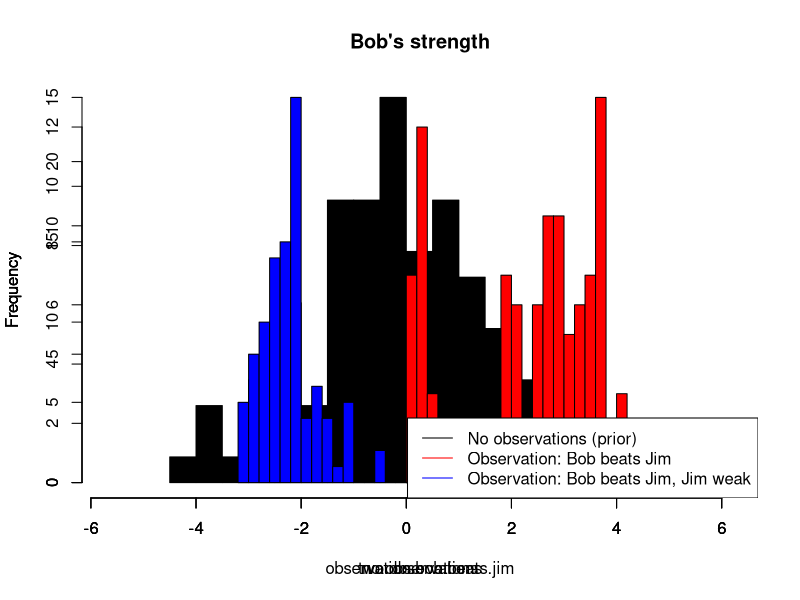

Write R code to recreate this figure.
no.observations = c(0.7219949900379963, -1.0461384729193806, -0.2193634762801906, -0.8717394643085681, -1.4524760817645066, -0.38782534890192766, 0.028329309544151415, -0.3332163381254123, -0.3332163381254123, -0.3332163381254123, -0.6434708582627136, -2.610067191123611, -1.246692426095952, -0.12620136407302973, 1.0989590623571779, 1.0989590623571779, 1.627863980941668, -0.6355043136530983, -0.6355043136530983, -1.459730747401141, 0.7187338097109524, 1.5900020610419074, 1.019310988119611, 0.8899952034817784, -0.29916039201418054, 2.338111235173433, -0.8859896192523552, -0.42790073553329194, -0.085075717935652, -0.9116617190866614, 0.8016806175917, -0.4930788874899704, 1.1002234675241347, -0.2609530900471133, -0.17569988614080814, -0.17569988614080814, -0.432014914627021, 0.26450840717408, 0.5756114781541242, 0.17562684518462707, 0.8404629096036675, 0.8404629096036675, 0.924042316561796, 1.8823150416384287, 1.2315812697725521, -0.640814406490388, -0.4740932211636976, -0.5061836083026545, -1.1647681017464357, -1.1647681017464357, 0.924655498686466, -0.5046625861032474, 0.22339093761652162, 0.2690881557806337, 0.638326816522176, 0.864859923690436, 0.20477804677028238, 0.20477804677028238, 0.20477804677028238, 0.20477804677028238, 1.4384613057274966, 2.536881503701175, 1.4875914894863709, 2.395289681440741, 1.7826559163154427, 2.8316258676853154, 3.153862945274257, 3.153862945274257, 2.923857464546341, 2.0004272320437075, 2.0004272320437075, 2.6959127162677268, 1.9416032923175326, 1.2083849380118208, -0.7893094318002827, -1.109913110725882, -0.6450853249264163, 1.5190678048570239, -1.2066676836778465, -1.5590331265588706, -2.0226694134930905, -2.0226694134930905, -3.0422573211881856, -2.525257269617075, -2.159287320152713, -1.254533749291683, -1.1738292110537527, -1.9677040393695386, -2.677739817346382, -2.677739817346382, -2.192536357589065, -3.575627145514905, -3.575627145514905, -3.575627145514905, -2.080496133242792, -4.003229366286237, -2.454144612897096, -2.4549141984581735, -1.7678708756348671, -1.2225449296899868)

observation.bob.beats.jim = c(4.80631772739971, 3.2546216670015546, 3.2546216670015546, 3.2546216670015546, 3.2546216670015546, 2.540126890788221, 2.540126890788221, 2.540126890788221, 3.644334126321445, 3.644334126321445, 2.9768442774037283, 2.9768442774037283, 2.6989314983970014, 2.6601352880960007, 2.857680926988152, 2.857680926988152, 2.857680926988152, 2.857680926988152, 2.857680926988152, 3.047110250590964, 2.8376368093356605, 2.8376368093356605, 2.639710271255203, 2.639710271255203, 2.639710271255203, 2.639710271255203, 2.639710271255203, 2.639710271255203, 3.3672952238158405, 3.3672952238158405, 3.654001238247567, 3.654001238247567, 3.654001238247567, 3.654001238247567, 3.654001238247567, 3.936312413131769, 3.936312413131769, 4.119161370075285, 4.119161370075285, 4.119161370075285, 3.6020420046582133, 3.6020420046582133, 3.6020420046582133, 3.6713143903400693, 3.6713143903400693, 3.668971452324673, 3.559819671375769, 3.559819671375769, 3.559819671375769, 3.559819671375769, 3.559819671375769, 3.559819671375769, 2.40811009748852, 2.111174670458882, 2.111174670458882, 2.111174670458882, 2.111174670458882, 2.111174670458882, 2.111174670458882, 1.8336618048380122, 1.8336618048380122, 1.8336618048380122, 1.8336618048380122, 1.8336618048380122, 1.8336618048380122, 1.8336618048380122, 2.4220259409315243, 2.689123692701374, 3.4238471944012723, 2.56021977051804, 3.0583752566781497, 3.0583752566781497, 3.0583752566781497, 3.0583752566781497, 0.6089486095238659, 0.6089486095238659, 0.287712602518941, 0.287712602518941, 0.287712602518941, 0.17683973934322655, 0.17683973934322655, 0.17683973934322655, 0.17683973934322655, 0.201867012884067, 0.201867012884067, 0.201867012884067, 0.201867012884067, 0.201867012884067, 0.201867012884067, 0.201867012884067, 0.201867012884067, 0.201867012884067, 0.15217883653276415, 0.15217883653276415, 0.15217883653276415, 0.5946587791586214, 0.5946587791586214, 0.5946587791586214, 1.6160859245629446, 1.6160859245629446)

two.observations = c(-3.026443654546444, -3.026443654546444, -3.026443654546444, -3.026443654546444, -2.2378306757439503, -2.2378306757439503, -2.5357628688718754, -2.5357628688718754, -2.3576603109475642, -2.3576603109475642, -2.3576603109475642, -2.3576603109475642, -2.3576603109475642, -2.210069602378332, -2.210069602378332, -2.210069602378332, -2.210069602378332, -2.210069602378332, -2.424038499420767, -2.424038499420767, -2.424038499420767, -2.424038499420767, -2.4059868897599848, -2.4059868897599848, -2.4059868897599848, -1.90107296987591, -2.849951782013124, -2.849951782013124, -2.849951782013124, -2.4326955077282593, -2.720529337518385, -2.720529337518385, -2.720529337518385, -1.8749398133802755, -2.0653391177357703, -2.6763307181869314, -2.6763307181869314, -2.6763307181869314, -2.6763307181869314, -2.6763307181869314, -2.6763307181869314, -1.5525986650021657, -1.5525986650021657, -1.4362318331292647, -2.622945125747152, -1.2182202295692945, -2.1134069644694007, -2.1134069644694007, -2.120584581896447, -2.120584581896447, -2.120584581896447, -2.120584581896447, -2.120584581896447, -2.120584581896447, -2.120584581896447, -2.120584581896447, -2.120584581896447, -2.120584581896447, -2.120584581896447, -2.120584581896447, -2.120584581896447, -1.1730235728827236, -2.134539391568145, -2.134539391568145, -2.134539391568145, -2.1889505077700964, -2.1889505077700964, -2.252442682581601, -1.716978038777048, -2.161511880489134, -2.5472635680479616, -2.5472635680479616, -2.9077748892143167, -2.9077748892143167, -2.9077748892143167, -2.9077748892143167, -2.9077748892143167, -3.000758555329672, -2.4848720324843265, -2.4848720324843265, -2.088131205075623, -2.088131205075623, -1.5211169021973194, -1.8718817930715907, -1.8718817930715907, -2.209890067543636, -2.209890067543636, -1.1090707242737445, -1.1090707242737445, -1.0984975247209599, -1.0984975247209599, 0.3943011550516362, 0.3943011550516362, -0.5338695570367187, -0.5338695570367187, -1.7758260192851865, -1.7758260192851865, -1.7758260192851865, -1.7758260192851865, -1.7758260192851865)

#minx = min(c(no.observations, observation.bob.beats.jim))
maxx = max(c(no.observations, observation.bob.beats.jim))
ymin=0
ymax=0.05

d = density(no.observations)
d2 = density(observation.bob.beats.jim)
d3 = density(two.observations)

minx = min(c(d$x, d2$x, d3$x))
ymin = min(c(d$y, d2$y, d3$y))
maxx = max(c(d$x, d2$x, d3$x))
ymax = max(c(d$y, d2$y, d3$y))
hist(no.observations, xlim=c(minx,maxx), #ylim=c(ymin, ymax),
     col="black", main="Bob's strength", breaks=20)
par(new=T)
hist(observation.bob.beats.jim, xlim=c(minx,maxx), #ylim=c(ymin, ymax)
     col="red", main="", breaks=20)
par(new=T)
hist(two.observations, xlim=c(minx,maxx), #ylim=c(ymin, ymax),
     col="blue", main="", breaks=20)
legend("bottomright", c("No observations (prior)", "Observation: Bob beats Jim", "Observation: Bob beats Jim, Jim weak"), col=c("black", "red", "blue"), lty=c(1,1,1))